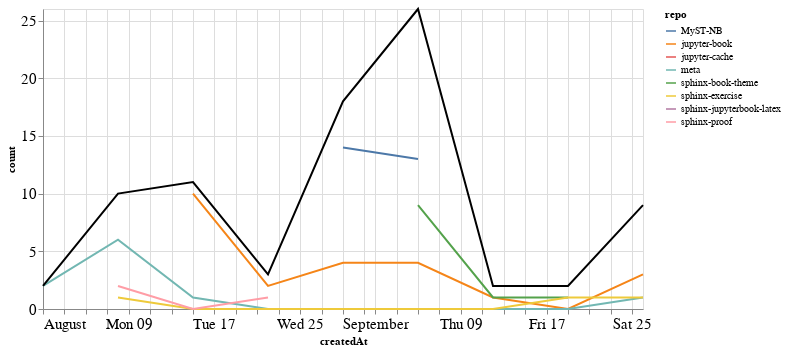

The notebook cell this image was saved under:
### Markdown cell above
### Comments

### Code cell
comments_time = comments.groupby('repo').resample('W', on='createdAt').count()['author'].reset_index()
comments_time = comments_time.rename(columns={'author': 'count'})
comments_time_total = comments_time.groupby('createdAt').agg({"count": "sum"}).reset_index()
ch1 = alt.Chart(comments_time, width=600).mark_line().encode(
    x='createdAt',
    y='count',
    color='repo',
    tooltip="repo"
)

ch2 = alt.Chart(comments_time_total, width=600).mark_line(color="black").encode(
    x='createdAt',
    y='count',
)

ch1 + ch2

### Figure 1 — Vega-Lite specification as saved in the notebook (floating-point values rounded to 4 significant figures)
{"config": {"axisLeft": {"labelFontSize": 15}, "axisBottom": {"labelFontSize": 15}}, "layer": [{"data": {"name": "data-970422e60999e00f1ec54094d188d758"}, "mark": "line", "encoding": {"color": {"type": "nominal", "field": "repo"}, "tooltip": {"type": "nominal", "field": "repo"}, "x": {"type": "temporal", "field": "createdAt"}, "y": {"type": "quantitative", "field": "count"}}, "width": 600}, {"data": {"name": "data-ebaf50f9f3dc4369e5265bf41b1316fa"}, "mark": {"type": "line", "color": "black"}, "encoding": {"x": {"type": "temporal", "field": "createdAt"}, "y": {"type": "quantitative", "field": "count"}}, "width": 600}], "$schema": "https://vega.github.io/schema/vega-lite/v4.8.1.json", "datasets": {"data-970422e60999e00f1ec54094d188d758": [{"repo": "MyST-NB", "createdAt": "2021-08-29T00:00:00", "count": 14}, {"repo": "MyST-NB", "createdAt": "2021-09-05T00:00:00", "count": 13}, {"repo": "jupyter-book", "createdAt": "2021-08-15T00:00:00", "count": 10}, {"repo": "jupyter-book", "createdAt": "2021-08-22T00:00:00", "count": 2}, {"repo": "jupyter-book", "createdAt": "2021-08-29T00:00:00", "count": 4}, {"repo": "jupyter-book", "createdAt": "2021-09-05T00:00:00", "count": 4}, {"repo": "jupyter-book", "createdAt": "2021-09-12T00:00:00", "count": 1}, {"repo": "jupyter-book", "createdAt": "2021-09-19T00:00:00", "count": 0}, {"repo": "jupyter-book", "createdAt": "2021-09-26T00:00:00", "count": 3}, {"repo": "jupyter-cache", "createdAt": "2021-08-08T00:00:00", "count": 1}, {"repo": "meta", "createdAt": "2021-08-01T00:00:00", "count": 2}, {"repo": "meta", "createdAt": "2021-08-08T00:00:00", "count": 6}, {"repo": "meta", "createdAt": "2021-08-15T00:00:00", "count": 1}, {"repo": "meta", "createdAt": "2021-08-22T00:00:00", "count": 0}, {"repo": "meta", "createdAt": "2021-08-29T00:00:00", "count": 0}, {"repo": "meta", "createdAt": "2021-09-05T00:00:00", "count": 0}, {"repo": "meta", "createdAt": "2021-09-12T00:00:00", "count": 0}, {"repo": "meta", "createdAt": "2021-09-19T00:00:00", "count": 0}, {"repo": "meta", "createdAt": "2021-09-26T00:00:00", "count": 1}, {"repo": "sphinx-book-theme", "createdAt": "2021-09-05T00:00:00", "count": 9}, {"repo": "sphinx-book-theme", "createdAt": "2021-09-12T00:00:00", "count": 1}, {"repo": "sphinx-book-theme", "createdAt": "2021-09-19T00:00:00", "count": 1}, {"repo": "sphinx-exercise", "createdAt": "2021-08-08T00:00:00", "count": 1}, {"repo": "sphinx-exercise", "createdAt": "2021-08-15T00:00:00", "count": 0}, {"repo": "sphinx-exercise", "createdAt": "2021-08-22T00:00:00", "count": 0}, {"repo": "sphinx-exercise", "createdAt": "2021-08-29T00:00:00", "count": 0}, {"repo": "sphinx-exercise", "createdAt": "2021-09-05T00:00:00", "count": 0}, {"repo": "sphinx-exercise", "createdAt": "2021-09-12T00:00:00", "count": 0}, {"repo": "sphinx-exercise", "createdAt": "2021-09-19T00:00:00", "count": 1}, {"repo": "sphinx-exercise", "createdAt": "2021-09-26T00:00:00", "count": 1}, {"repo": "sphinx-jupyterbook-latex", "createdAt": "2021-09-26T00:00:00", "count": 4}, {"repo": "sphinx-proof", "createdAt": "2021-08-08T00:00:00", "count": 2}, {"repo": "sphinx-proof", "createdAt": "2021-08-15T00:00:00", "count": 0}, {"repo": "sphinx-proof", "createdAt": "2021-08-22T00:00:00", "count": 1}], "data-ebaf50f9f3dc4369e5265bf41b1316fa": [{"createdAt": "2021-08-01T00:00:00", "count": 2}, {"createdAt": "2021-08-08T00:00:00", "count": 10}, {"createdAt": "2021-08-15T00:00:00", "count": 11}, {"createdAt": "2021-08-22T00:00:00", "count": 3}, {"createdAt": "2021-08-29T00:00:00", "count": 18}, {"createdAt": "2021-09-05T00:00:00", "count": 26}, {"createdAt": "2021-09-12T00:00:00", "count": 2}, {"createdAt": "2021-09-19T00:00:00", "count": 2}, {"createdAt": "2021-09-26T00:00:00", "count": 9}]}}
